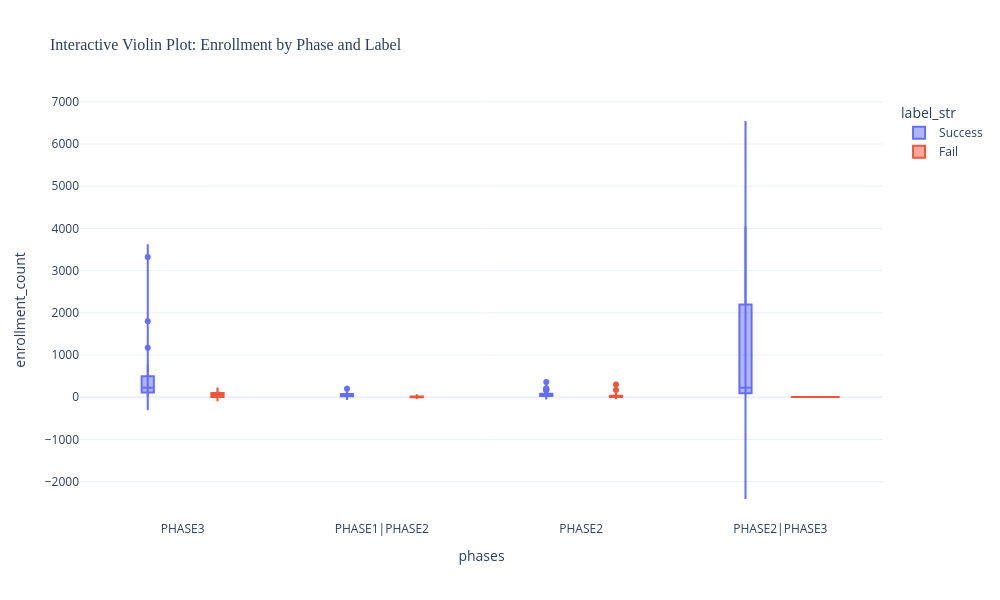

Notebook source saved alongside this figure:
### Code cell
# ============================================================================
# 5.3 INTERACTIVE VISUALIZATION: Enrollment by Phase (Violin Plot)
# ============================================================================

# Filter to ensure we have valid data
df_for_violin = df_clean[df_clean['phases'].notna() & df_clean['enrollment_count'].notna()].copy()
df_for_violin['label_str'] = df_for_violin['label_binary'].map({0: 'Fail', 1: 'Success'})

# Interactive violin plot using dashboard (correct parameter names: y_col, x_col)
fig_violin = dashboard.plot_interactive_violin(
    df=df_for_violin,
    y_col='enrollment_count',
    x_col='phases',
    color_by='label_str',
    title='Interactive Violin Plot: Enrollment by Phase and Label'
)

# Show the interactive plot
fig_violin.show()

print(f"Interactive violin plot displayed (N={len(df_for_violin):,} trials)")

### Figure 1 — Plotly figure (JSON) as saved in the notebook; plotly's stock layout.template omitted (floating-point values rounded to 4 significant figures; data arrays with more than 128 entries replaced by an {"elided": "..."} marker saying what was removed)
{"data": [{"alignmentgroup": "True", "box": {"visible": true}, "customdata": {"elided": "148x24 mixed values"}, "hovertemplate": "label_str=%{customdata[23]}<br>phases=%{x}<br>enrollment_count=%{y}<br>nct_id=%{customdata[0]}<br>brief_title=%{customdata[1]}<br>overall_status=%{customdata[2]}<br>start_date=%{customdata[3]}<br>completion_date=%{customdata[4]}<br>study_type=%{customdata[5]}<br>allocation=%{customdata[6]}<br>intervention_model=%{customdata[7]}<br>primary_purpose=%{customdata[8]}<br>masking=%{customdata[9]}<br>enrollment_type=%{customdata[10]}<br>lead_sponsor_name=%{customdata[11]}<br>lead_sponsor_class=%{customdata[12]}<br>has_dmc=%{customdata[13]}<br>conditions=%{customdata[14]}<br>num_conditions=%{customdata[15]}<br>intervention_types=%{customdata[16]}<br>intervention_names=%{customdata[17]}<br>num_interventions=%{customdata[18]}<br>num_arms=%{customdata[19]}<br>has_results=%{customdata[20]}<br>enrollment_count_was_missing=%{customdata[21]}<br>label_binary=%{customdata[22]}<extra></extra>", "legendgroup": "Success", "marker": {"color": "#636efa"}, "name": "Success", "offsetgroup": "Success", "orientation": "v", "scalegroup": "True", "showlegend": true, "type": "violin", "x": {"elided": "148 str values"}, "x0": " ", "xaxis": "x", "y": {"elided": "148 float values"}, "y0": " ", "yaxis": "y"}, {"alignmentgroup": "True", "box": {"visible": true}, "customdata": {"elided": "52x24 mixed values"}, "hovertemplate": "label_str=%{customdata[23]}<br>phases=%{x}<br>enrollment_count=%{y}<br>nct_id=%{customdata[0]}<br>brief_title=%{customdata[1]}<br>overall_status=%{customdata[2]}<br>start_date=%{customdata[3]}<br>completion_date=%{customdata[4]}<br>study_type=%{customdata[5]}<br>allocation=%{customdata[6]}<br>intervention_model=%{customdata[7]}<br>primary_purpose=%{customdata[8]}<br>masking=%{customdata[9]}<br>enrollment_type=%{customdata[10]}<br>lead_sponsor_name=%{customdata[11]}<br>lead_sponsor_class=%{customdata[12]}<br>has_dmc=%{customdata[13]}<br>conditions=%{customdata[14]}<br>num_conditions=%{customdata[15]}<br>intervention_types=%{customdata[16]}<br>intervention_names=%{customdata[17]}<br>num_interventions=%{customdata[18]}<br>num_arms=%{customdata[19]}<br>has_results=%{customdata[20]}<br>enrollment_count_was_missing=%{customdata[21]}<br>label_binary=%{customdata[22]}<extra></extra>", "legendgroup": "Fail", "marker": {"color": "#EF553B"}, "name": "Fail", "offsetgroup": "Fail", "orientation": "v", "scalegroup": "True", "showlegend": true, "type": "violin", "x": ["PHASE3", "PHASE2|PHASE3", "PHASE2", "PHASE2", "PHASE2", "PHASE1|PHASE2", "PHASE3", "PHASE3", "PHASE2", "PHASE2", "PHASE2", "PHASE2", "PHASE2", "PHASE2", "PHASE2", "PHASE1|PHASE2", "PHASE2", "PHASE2", "PHASE3", "PHASE2", "PHASE2", "PHASE1|PHASE2", "PHASE2", "PHASE2", "PHASE2", "PHASE2", "PHASE2", "PHASE2", "PHASE2", "PHASE1|PHASE2", "PHASE2", "PHASE3", "PHASE2", "PHASE2", "PHASE1|PHASE2", "PHASE2", "PHASE2", "PHASE1|PHASE2", "PHASE1|PHASE2", "PHASE2", "PHASE2", "PHASE2", "PHASE2", "PHASE2", "PHASE3", "PHASE2", "PHASE1|PHASE2", "PHASE2", "PHASE3", "PHASE2", "PHASE2", "PHASE3"], "x0": " ", "xaxis": "x", "y": [10.0, 3.0, 0.0, 9.0, 30.0, 1.0, 79.0, 0.0, 53.0, 171.0, 48.0, 18.0, 28.0, 6.0, 21.0, 8.0, 2.0, 25.0, 121.0, 4.0, 3.0, 9.0, 47.0, 0.0, 48.0, 39.0, 9.0, 4.0, 18.0, 0.0, 4.0, 80.0, 30.0, 8.0, 0.0, 1.0, 5.0, 29.0, 25.0, 0.0, 12.0, 45.0, 7.0, 6.0, 130.0, 0.0, 0.0, 46.0, 0.0, 300.0, 0.0, 32.0], "y0": " ", "yaxis": "y"}], "layout": {"font": {"size": 12}, "height": 600, "hovermode": "closest", "legend": {"title": {"text": "label_str"}, "tracegroupgap": 0}, "showlegend": true, "title": {"font": {"family": "Arial Black", "size": 16}, "text": "Interactive Violin Plot: Enrollment by Phase and Label"}, "violinmode": "group", "width": 1000, "xaxis": {"anchor": "y", "domain": [0, 1], "title": {"text": "phases"}}, "yaxis": {"anchor": "x", "domain": [0, 1], "title": {"text": "enrollment_count"}}}}
